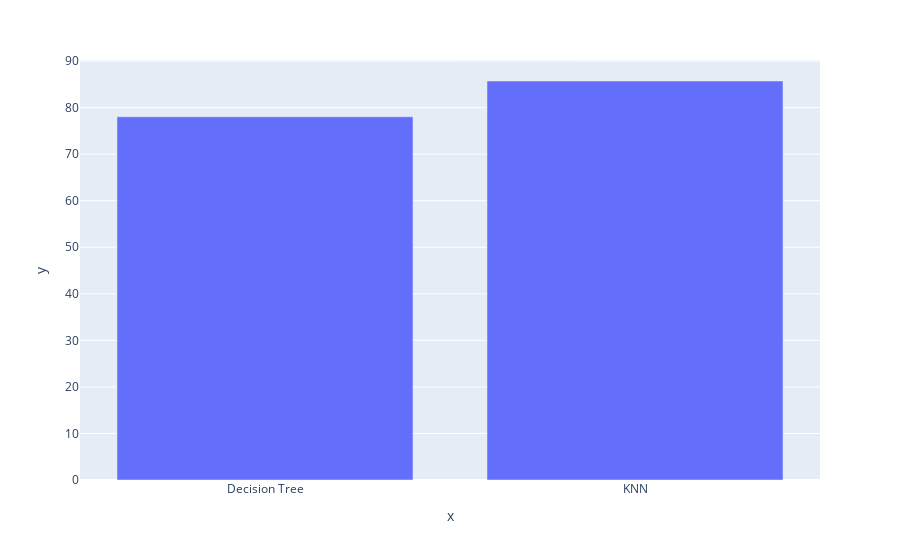

Notebook code for this chart:
### Code cell
px.bar(x=algortihms,y=scores)

### Figure 1 — Plotly figure (JSON) as saved in the notebook; plotly's stock layout.template omitted (floating-point values rounded to 4 significant figures)
{"data": [{"alignmentgroup": "True", "hovertemplate": "x=%{x}<br>y=%{y}<extra></extra>", "legendgroup": "", "marker": {"color": "#636efa"}, "name": "", "offsetgroup": "", "orientation": "v", "showlegend": false, "textposition": "auto", "type": "bar", "x": ["Decision Tree", "KNN"], "xaxis": "x", "y": [78.02, 85.71], "yaxis": "y"}], "layout": {"barmode": "relative", "legend": {"tracegroupgap": 0}, "margin": {"t": 60}, "xaxis": {"anchor": "y", "domain": [0, 1], "title": {"text": "x"}}, "yaxis": {"anchor": "x", "domain": [0, 1], "title": {"text": "y"}}}}
